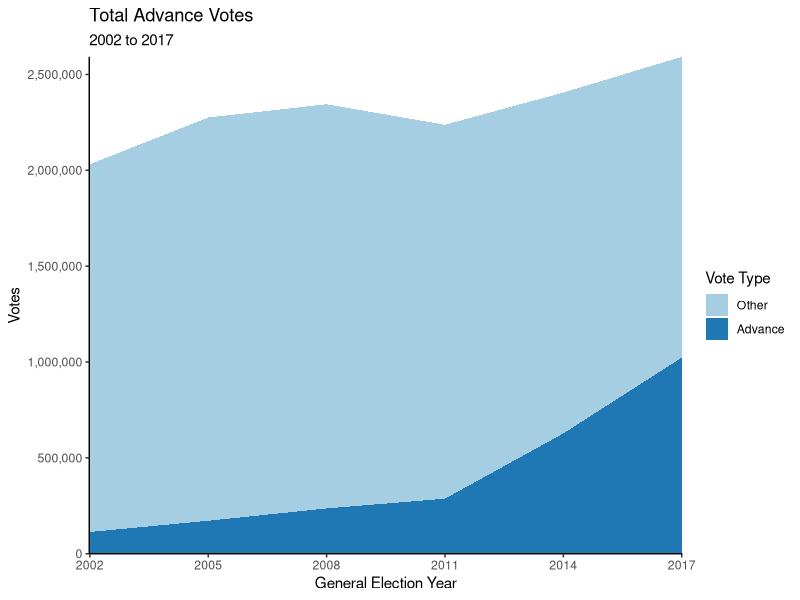
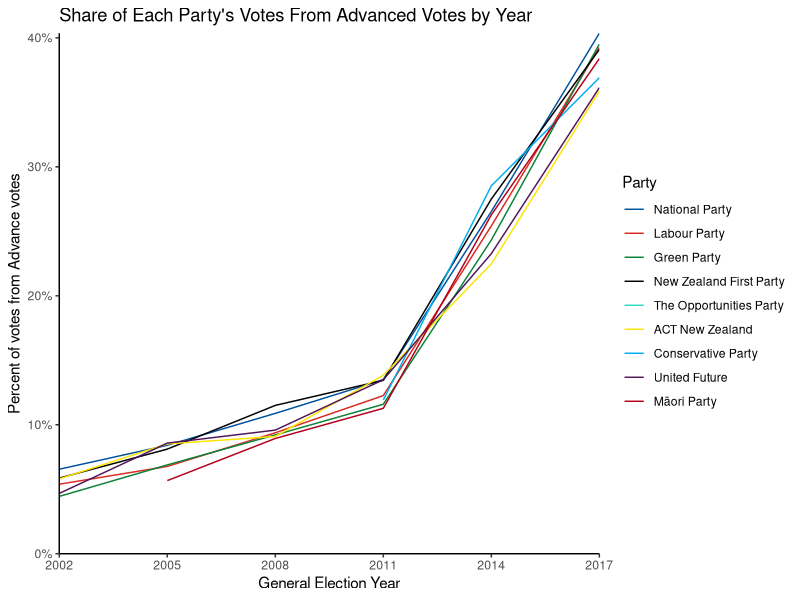
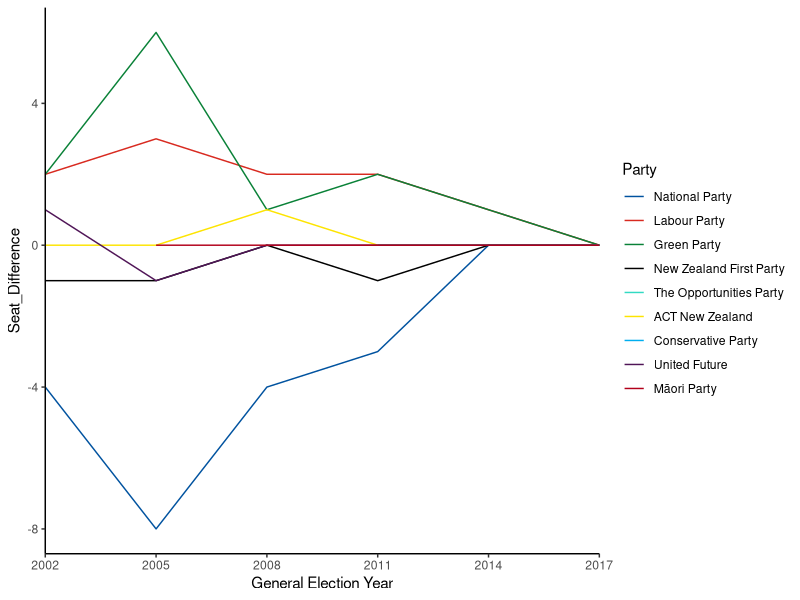
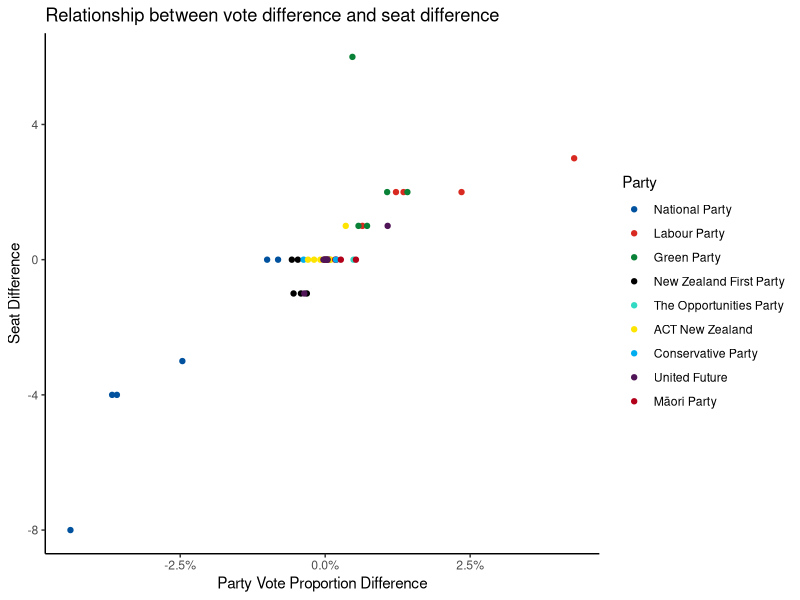

Write the R code that produced these figures, in order.
library(dplyr)
library(tidyr)
library(ggplot2)
library(scales)
library(RColorBrewer)
theme_set(theme_classic())
partycolours <- c(
                  "National Party" = "#00529F",
                  "Labour Party" = "#D82A20",
                  "Green Party" = "#098137",
                  "New Zealand First Party" = "#000000",
                  "The Opportunities Party" = "#32DAC3",
                  "ACT New Zealand" = "#FDE401",
                  "Conservative Party" = "#00AEEF",
                  "United Future" = "#501557",
                  "Māori Party" = "#B2001A"
                  )
dat <- read.csv("AdvancedVotesNewZealand.csv", stringsAsFactors = FALSE) %>%
    mutate(Party = gsub(" $", "", Party),
           Party = gsub("Mâori", "Māori", Party),
           Party = gsub("^Conservative$", "Conservative Party", Party),
           Party = gsub("^United Future New Zealand$", "United Future", Party),
           Party = gsub(" Coalition$", "", Party),
           Party = gsub("MANA", "Mana", Party),
           Party = gsub(" \\(.*\\)$", "", Party)) %>%
    pivot_wider(id_cols = c(Year, Party),
                names_from = Type, values_from = c(Votes, Seats)) %>%
    mutate(Votes_Other = Votes_Total - Votes_Advance,
           Advance_Proportion = Votes_Advance / Votes_Total,
           Seat_Difference = Seats_Total - Seats_Advance)

e.years <- sort(unique(dat$Year))

elec <- dat %>% group_by(Year) %>%
    summarise(Total_Votes = sum(Votes_Total),
              Total_Advance = sum(Votes_Advance),
              Total_Other = sum(Votes_Other),
              Total_Seats = sum(Seats_Total),
              Advance_Seats = sum(Seats_Advance),
              Seat_Differences = sum(abs(Seat_Difference)),
              .groups = "drop") %>%
    mutate(Prop_Advance = Total_Advance / Total_Other)

partylev <- dat %>% left_join(elec, by = "Year") %>%
    mutate(PV_Prop_Total = Votes_Total / Total_Votes,
           PV_Prop_Advance = Votes_Advance / Total_Advance)

partyav <- partylev %>% group_by(Party) %>%
    summarise(Total_Mean_Prop = mean(PV_Prop_Total),
              Advance_Mean_Prop = mean(PV_Prop_Advance),
              .groups = "drop") %>% arrange(desc(Total_Mean_Prop))

partylev$Party = factor(partylev$Party, levels = partyav$Party)

typecomp <- partylev %>%
    select(Year:Party, Votes_Advance,
           Votes_Other, Seats_Advance,
           Seats_Total, PV_Prop_Advance,
           PV_Prop_Total) %>%
    pivot_longer(cols = Votes_Advance:PV_Prop_Total,
                 names_to = c("Quantity", "Type"),
                 names_pattern = "(.*)_([^_]*)$",
                 values_to = "value") %>%
    pivot_wider(names_from = "Quantity", values_from = "value")

vtypes <- elec %>% select(Year, Total_Advance, Total_Other) %>%
    pivot_longer(Total_Advance:Total_Other, names_to = "Type", names_prefix = "Total_",
                 values_to = "Votes") %>%
    mutate(Type = factor(Type, levels = c("Other", "Advance")))

advplot <- ggplot(vtypes, aes(x = Year, y = Votes, fill = Type)) + geom_area() +
    scale_y_continuous(labels = scales::comma, expand = c(0,0)) +
    scale_x_continuous("General Election Year",
                       breaks = e.years,
                       expand = c(0,0)) +
    scale_fill_brewer("Vote Type", palette = "Paired") +
    labs(title = "Total Advance Votes", subtitle = "2002 to 2017")
advplot

propplot <- ggplot(filter(partylev, Party %in% names(partycolours)),
       aes(x = Year, y = Advance_Proportion, colour = Party)) + geom_line() +
    scale_colour_manual(values = partycolours) +
    scale_y_continuous("Percent of votes from Advance votes",
                       labels = scales::percent, limits=c(0, NA), expand=c(0,0)) +
    scale_x_continuous("General Election Year",
                       breaks = e.years,
                       expand = c(0,0)) +
    labs(title = "Share of Each Party's Votes From Advanced Votes by Year")
propplot


ggplot(filter(partylev, Party %in% names(partycolours)),
       aes(x = Year, y = Seat_Difference, colour = Party)) +
    geom_line() +
    scale_colour_manual(values = partycolours) +
    scale_x_continuous("General Election Year",
                       breaks = e.years, expand = c(0,0)) +
    labs(title = )

svp <- partylev %>% mutate(PV_Prop_Difference = PV_Prop_Total - PV_Prop_Advance) %>%
    select(Year, Party, Seat_Difference, PV_Prop_Difference) %>%
    filter(Party %in% names(partycolours))

ggplot(svp, aes(PV_Prop_Difference, Seat_Difference, colour = Party)) + geom_point() +
    scale_colour_manual(values = partycolours) +
    scale_x_continuous("Party Vote Proportion Difference", labels = scales::percent) +
    labs(title = "Relationship between vote difference and seat difference",
         y = "Seat Difference")
